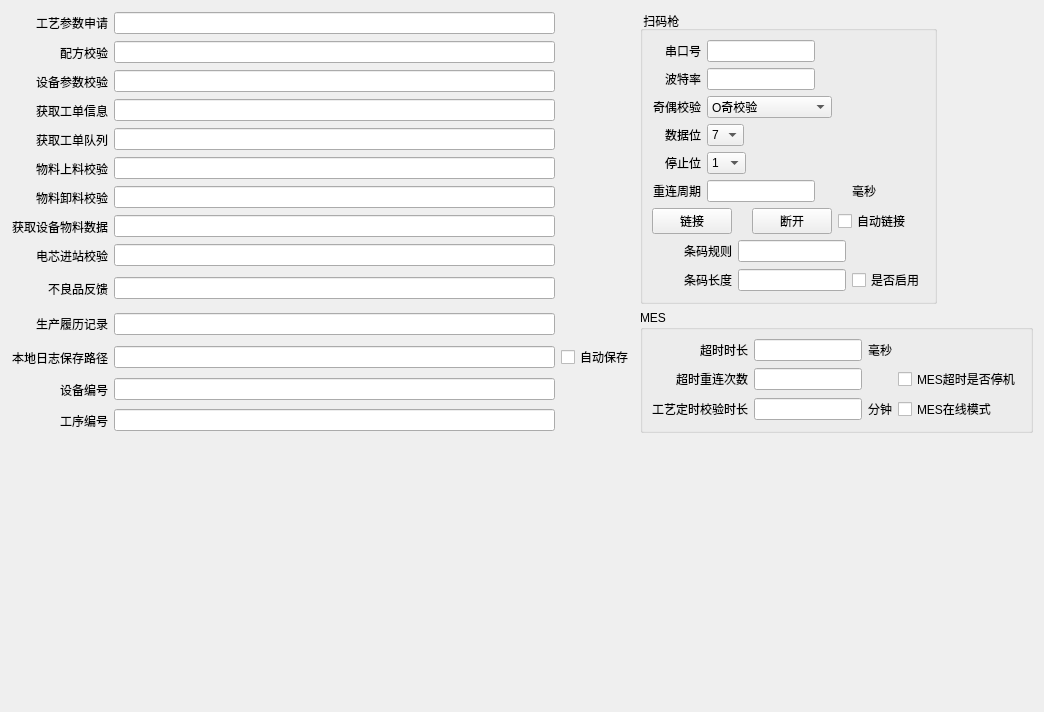
          <widget class="QWidget" name="tab_messetting">
           <attribute name="title">
            <string>设置</string>
           </attribute>
           <layout class="QGridLayout" name="gridLayout_35">
            <item row="0" column="3" rowspan="10" colspan="2">
             <widget class="QGroupBox" name="groupBox_15">
              <property name="sizePolicy">
               <sizepolicy hsizetype="Fixed" vsizetype="Preferred">
                <horstretch>0</horstretch>
                <verstretch>0</verstretch>
               </sizepolicy>
              </property>
              <property name="title">
               <string> 扫码枪</string>
              </property>
              <layout class="QGridLayout" name="gridLayout_33">
               <item row="1" column="2" colspan="4">
                <widget class="QLineEdit" name="leScanBdrate">
                 <property name="sizePolicy">
                  <sizepolicy hsizetype="Fixed" vsizetype="Fixed">
                   <horstretch>0</horstretch>
                   <verstretch>0</verstretch>
                  </sizepolicy>
                 </property>
                </widget>
               </item>
               <item row="0" column="2" colspan="4">
                <widget class="QLineEdit" name="leScanComPort">
                 <property name="sizePolicy">
                  <sizepolicy hsizetype="Fixed" vsizetype="Fixed">
                   <horstretch>0</horstretch>
                   <verstretch>0</verstretch>
                  </sizepolicy>
                 </property>
                </widget>
               </item>
               <item row="0" column="0" colspan="2">
                <widget class="QLabel" name="label_135">
                 <property name="text">
                  <string>串口号</string>
                 </property>
                 <property name="alignment">
                  <set>Qt::AlignRight|Qt::AlignTrailing|Qt::AlignVCenter</set>
                 </property>
                </widget>
               </item>
               <item row="1" column="0" colspan="2">
                <widget class="QLabel" name="label_136">
                 <property name="text">
                  <string>波特率</string>
                 </property>
                 <property name="alignment">
                  <set>Qt::AlignRight|Qt::AlignTrailing|Qt::AlignVCenter</set>
                 </property>
                </widget>
               </item>
               <item row="2" column="0" colspan="2">
                <widget class="QLabel" name="label_139">
                 <property name="text">
                  <string>奇偶校验</string>
                 </property>
                 <property name="alignment">
                  <set>Qt::AlignRight|Qt::AlignTrailing|Qt::AlignVCenter</set>
                 </property>
                </widget>
               </item>
               <item row="2" column="2" colspan="3">
                <widget class="QComboBox" name="cbScCrc">
                 <item>
                  <property name="text">
                   <string>O奇校验</string>
                  </property>
                 </item>
                 <item>
                  <property name="text">
                   <string>E偶校验</string>
                  </property>
                 </item>
                 <item>
                  <property name="text">
                   <string>N无校验</string>
                  </property>
                 </item>
                </widget>
               </item>
               <item row="4" column="0" colspan="2">
                <widget class="QLabel" name="label_138">
                 <property name="text">
                  <string>停止位</string>
                 </property>
                 <property name="alignment">
                  <set>Qt::AlignRight|Qt::AlignTrailing|Qt::AlignVCenter</set>
                 </property>
                </widget>
               </item>
               <item row="5" column="0" colspan="2">
                <widget class="QLabel" name="label_161">
                 <property name="text">
                  <string>重连周期</string>
                 </property>
                 <property name="alignment">
                  <set>Qt::AlignRight|Qt::AlignTrailing|Qt::AlignVCenter</set>
                 </property>
                </widget>
               </item>
               <item row="6" column="0" colspan="3">
                <widget class="QPushButton" name="btScanConnect">
                 <property name="text">
                  <string>链接</string>
                 </property>
                </widget>
               </item>
               <item row="4" column="2" colspan="2">
                <widget class="QComboBox" name="cbScStopBits">
                 <item>
                  <property name="text">
                   <string>1</string>
                  </property>
                 </item>
                 <item>
                  <property name="text">
                   <string>2</string>
                  </property>
                 </item>
                </widget>
               </item>
               <item row="8" column="0" colspan="3">
                <widget class="QLabel" name="label_141">
                 <property name="text">
                  <string>条码长度</string>
                 </property>
                 <property name="alignment">
                  <set>Qt::AlignRight|Qt::AlignTrailing|Qt::AlignVCenter</set>
                 </property>
                </widget>
               </item>
               <item row="8" column="3" colspan="3">
                <widget class="QLineEdit" name="leScanLength">
                 <property name="sizePolicy">
                  <sizepolicy hsizetype="Fixed" vsizetype="Fixed">
                   <horstretch>0</horstretch>
                   <verstretch>0</verstretch>
                  </sizepolicy>
                 </property>
                </widget>
               </item>
               <item row="8" column="6">
                <widget class="QCheckBox" name="chbScRuleCtrl">
                 <property name="text">
                  <string>是否启用</string>
                 </property>
                </widget>
               </item>
               <item row="6" column="5" colspan="2">
                <widget class="QCheckBox" name="chbScAutoConnect">
                 <property name="text">
                  <string>自动链接</string>
                 </property>
                </widget>
               </item>
               <item row="7" column="3" colspan="3">
                <widget class="QLineEdit" name="leScanRules">
                 <property name="sizePolicy">
                  <sizepolicy hsizetype="Fixed" vsizetype="Fixed">
                   <horstretch>0</horstretch>
                   <verstretch>0</verstretch>
                  </sizepolicy>
                 </property>
                </widget>
               </item>
               <item row="3" column="0" colspan="2">
                <widget class="QLabel" name="label_137">
                 <property name="text">
                  <string>数据位</string>
                 </property>
                 <property name="alignment">
                  <set>Qt::AlignRight|Qt::AlignTrailing|Qt::AlignVCenter</set>
                 </property>
                </widget>
               </item>
               <item row="6" column="4">
                <widget class="QPushButton" name="btScanDisConnect">
                 <property name="text">
                  <string>断开</string>
                 </property>
                </widget>
               </item>
               <item row="3" column="2" colspan="2">
                <widget class="QComboBox" name="cbScDataBits">
                 <property name="sizePolicy">
                  <sizepolicy hsizetype="Fixed" vsizetype="Fixed">
                   <horstretch>0</horstretch>
                   <verstretch>0</verstretch>
                  </sizepolicy>
                 </property>
                 <item>
                  <property name="text">
                   <string>7</string>
                  </property>
                 </item>
                 <item>
                  <property name="text">
                   <string>8</string>
                  </property>
                 </item>
                </widget>
               </item>
               <item row="7" column="0" colspan="3">
                <widget class="QLabel" name="label_140">
                 <property name="text">
                  <string>条码规则</string>
                 </property>
                 <property name="alignment">
                  <set>Qt::AlignRight|Qt::AlignTrailing|Qt::AlignVCenter</set>
                 </property>
                </widget>
               </item>
               <item row="5" column="2" colspan="4">
                <widget class="QLineEdit" name="leScanTimeOut">
                 <property name="sizePolicy">
                  <sizepolicy hsizetype="Fixed" vsizetype="Fixed">
                   <horstretch>0</horstretch>
                   <verstretch>0</verstretch>
                  </sizepolicy>
                 </property>
                </widget>
               </item>
               <item row="5" column="6">
                <widget class="QLabel" name="label_162">
                 <property name="text">
                  <string>毫秒</string>
                 </property>
                 <property name="alignment">
                  <set>Qt::AlignLeading|Qt::AlignLeft|Qt::AlignVCenter</set>
                 </property>
                </widget>
               </item>
              </layout>
             </widget>
            </item>
            <item row="10" column="3" rowspan="4" colspan="2">
             <widget class="QGroupBox" name="groupBox_16">
              <property name="sizePolicy">
               <sizepolicy hsizetype="Fixed" vsizetype="Preferred">
                <horstretch>0</horstretch>
                <verstretch>0</verstretch>
               </sizepolicy>
              </property>
              <property name="title">
               <string>MES</string>
              </property>
              <layout class="QGridLayout" name="gridLayout_38">
               <item row="0" column="3">
                <widget class="QLabel" name="label_144">
                 <property name="text">
                  <string>毫秒</string>
                 </property>
                 <property name="alignment">
                  <set>Qt::AlignLeading|Qt::AlignLeft|Qt::AlignVCenter</set>
                 </property>
                </widget>
               </item>
               <item row="1" column="0" colspan="2">
                <widget class="QLabel" name="label_143">
                 <property name="text">
                  <string>超时重连次数</string>
                 </property>
                 <property name="alignment">
                  <set>Qt::AlignRight|Qt::AlignTrailing|Qt::AlignVCenter</set>
                 </property>
                </widget>
               </item>
               <item row="0" column="2">
                <widget class="QLineEdit" name="leMesMaxDelay"/>
               </item>
               <item row="2" column="2">
                <widget class="QLineEdit" name="leMesCraftDelay">
                 <property name="sizePolicy">
                  <sizepolicy hsizetype="Fixed" vsizetype="Fixed">
                   <horstretch>0</horstretch>
                   <verstretch>0</verstretch>
                  </sizepolicy>
                 </property>
                </widget>
               </item>
               <item row="2" column="0" colspan="2">
                <widget class="QLabel" name="label_134">
                 <property name="sizePolicy">
                  <sizepolicy hsizetype="Fixed" vsizetype="Preferred">
                   <horstretch>0</horstretch>
                   <verstretch>0</verstretch>
                  </sizepolicy>
                 </property>
                 <property name="layoutDirection">
                  <enum>Qt::LeftToRight</enum>
                 </property>
                 <property name="text">
                  <string>工艺定时校验时长</string>
                 </property>
                 <property name="alignment">
                  <set>Qt::AlignRight|Qt::AlignTrailing|Qt::AlignVCenter</set>
                 </property>
                </widget>
               </item>
               <item row="2" column="3">
                <widget class="QLabel" name="label_145">
                 <property name="text">
                  <string>分钟</string>
                 </property>
                 <property name="alignment">
                  <set>Qt::AlignLeading|Qt::AlignLeft|Qt::AlignVCenter</set>
                 </property>
                </widget>
               </item>
               <item row="1" column="2">
                <widget class="QLineEdit" name="leMesMaxCnt"/>
               </item>
               <item row="1" column="4">
                <widget class="QCheckBox" name="chbMesDelayStop">
                 <property name="layoutDirection">
                  <enum>Qt::LeftToRight</enum>
                 </property>
                 <property name="text">
                  <string>MES超时是否停机</string>
                 </property>
                </widget>
               </item>
               <item row="2" column="4">
                <widget class="QCheckBox" name="chbMesOnlineMode">
                 <property name="layoutDirection">
                  <enum>Qt::LeftToRight</enum>
                 </property>
                 <property name="text">
                  <string>MES在线模式</string>
                 </property>
                </widget>
               </item>
               <item row="0" column="1">
                <widget class="QLabel" name="label_142">
                 <property name="text">
                  <string>超时时长</string>
                 </property>
                 <property name="alignment">
                  <set>Qt::AlignRight|Qt::AlignTrailing|Qt::AlignVCenter</set>
                 </property>
                </widget>
               </item>
              </layout>
             </widget>
            </item>
            <item row="2" column="1">
             <widget class="QLineEdit" name="leDevInfoAdr"/>
            </item>
            <item row="4" column="0">
             <widget class="QLabel" name="label_126">
              <property name="text">
               <string>获取工单队列</string>
              </property>
              <property name="alignment">
               <set>Qt::AlignRight|Qt::AlignTrailing|Qt::AlignVCenter</set>
              </property>
             </widget>
            </item>
            <item row="3" column="0">
             <widget class="QLabel" name="label_125">
              <property name="text">
               <string>获取工单信息</string>
              </property>
              <property name="alignment">
               <set>Qt::AlignRight|Qt::AlignTrailing|Qt::AlignVCenter</set>
              </property>
             </widget>
            </item>
            <item row="3" column="1">
             <widget class="QLineEdit" name="leOrderAdr"/>
            </item>
            <item row="2" column="0">
             <widget class="QLabel" name="label_124">
              <property name="text">
               <string>设备参数校验</string>
              </property>
              <property name="alignment">
               <set>Qt::AlignRight|Qt::AlignTrailing|Qt::AlignVCenter</set>
              </property>
             </widget>
            </item>
            <item row="0" column="1">
             <widget class="QLineEdit" name="leCraftAdr"/>
            </item>
            <item row="0" column="0">
             <widget class="QLabel" name="label_121">
              <property name="text">
               <string>工艺参数申请</string>
              </property>
              <property name="alignment">
               <set>Qt::AlignRight|Qt::AlignTrailing|Qt::AlignVCenter</set>
              </property>
             </widget>
            </item>
            <item row="1" column="0">
             <widget class="QLabel" name="label_123">
              <property name="text">
               <string>配方校验</string>
              </property>
              <property name="alignment">
               <set>Qt::AlignRight|Qt::AlignTrailing|Qt::AlignVCenter</set>
              </property>
             </widget>
            </item>
            <item row="1" column="1">
             <widget class="QLineEdit" name="leFormulaAdr"/>
            </item>
            <item row="6" column="0">
             <widget class="QLabel" name="label_128">
              <property name="text">
               <string>物料卸料校验</string>
              </property>
              <property name="alignment">
               <set>Qt::AlignRight|Qt::AlignTrailing|Qt::AlignVCenter</set>
              </property>
             </widget>
            </item>
            <item row="6" column="1">
             <widget class="QLineEdit" name="leUnloadAdr"/>
            </item>
            <item row="5" column="0">
             <widget class="QLabel" name="label_127">
              <property name="text">
               <string>物料上料校验</string>
              </property>
              <property name="alignment">
               <set>Qt::AlignRight|Qt::AlignTrailing|Qt::AlignVCenter</set>
              </property>
             </widget>
            </item>
            <item row="4" column="1">
             <widget class="QLineEdit" name="leOrderListAdr"/>
            </item>
            <item row="5" column="1">
             <widget class="QLineEdit" name="leLoadAdr"/>
            </item>
            <item row="7" column="1">
             <widget class="QLineEdit" name="leMaterialAdr"/>
            </item>
            <item row="7" column="0">
             <widget class="QLabel" name="label_129">
              <property name="text">
               <string>获取设备物料数据</string>
              </property>
              <property name="alignment">
               <set>Qt::AlignRight|Qt::AlignTrailing|Qt::AlignVCenter</set>
              </property>
             </widget>
            </item>
            <item row="8" column="1">
             <widget class="QLineEdit" name="leEnterAdr"/>
            </item>
            <item row="8" column="0">
             <widget class="QLabel" name="label_130">
              <property name="text">
               <string>电芯进站校验</string>
              </property>
              <property name="alignment">
               <set>Qt::AlignRight|Qt::AlignTrailing|Qt::AlignVCenter</set>
              </property>
             </widget>
            </item>
            <item row="10" column="0">
             <widget class="QLabel" name="label_132">
              <property name="text">
               <string> 生产履历记录</string>
              </property>
              <property name="alignment">
               <set>Qt::AlignRight|Qt::AlignTrailing|Qt::AlignVCenter</set>
              </property>
             </widget>
            </item>
            <item row="10" column="1">
             <widget class="QLineEdit" name="leExitAdr"/>
            </item>
            <item row="9" column="1">
             <widget class="QLineEdit" name="leNGAdr"/>
            </item>
            <item row="9" column="0">
             <widget class="QLabel" name="label_131">
              <property name="text">
               <string>不良品反馈</string>
              </property>
              <property name="alignment">
               <set>Qt::AlignRight|Qt::AlignTrailing|Qt::AlignVCenter</set>
              </property>
             </widget>
            </item>
            <item row="13" column="0">
             <widget class="QLabel" name="label_122">
              <property name="text">
               <string>工序编号</string>
              </property>
              <property name="alignment">
               <set>Qt::AlignRight|Qt::AlignTrailing|Qt::AlignVCenter</set>
              </property>
             </widget>
            </item>
            <item row="11" column="1">
             <widget class="QLineEdit" name="leFtpPath"/>
            </item>
            <item row="12" column="0">
             <widget class="QLabel" name="label_120">
              <property name="text">
               <string>设备编号</string>
              </property>
              <property name="alignment">
               <set>Qt::AlignRight|Qt::AlignTrailing|Qt::AlignVCenter</set>
              </property>
             </widget>
            </item>
            <item row="11" column="0">
             <widget class="QLabel" name="label_133">
              <property name="text">
               <string>本地日志保存路径</string>
              </property>
              <property name="alignment">
               <set>Qt::AlignRight|Qt::AlignTrailing|Qt::AlignVCenter</set>
              </property>
             </widget>
            </item>
            <item row="12" column="1">
             <widget class="QLineEdit" name="leDevCodeW"/>
            </item>
            <item row="13" column="1">
             <widget class="QLineEdit" name="leProcessNumW"/>
            </item>
            <item row="15" column="0" colspan="4">
             <spacer name="horizontalSpacer_61">
              <property name="orientation">
               <enum>Qt::Horizontal</enum>
              </property>
              <property name="sizeHint" stdset="0">
               <size>
                <width>823</width>
                <height>20</height>
               </size>
              </property>
             </spacer>
            </item>
            <item row="14" column="4">
             <spacer name="verticalSpacer_14">
              <property name="orientation">
               <enum>Qt::Vertical</enum>
              </property>
              <property name="sizeHint" stdset="0">
               <size>
                <width>20</width>
                <height>239</height>
               </size>
              </property>
             </spacer>
            </item>
            <item row="11" column="2">
             <widget class="QCheckBox" name="chbAutoLogs">
              <property name="text">
               <string>自动保存</string>
              </property>
             </widget>
            </item>
            <item row="14" column="2">
             <spacer name="verticalSpacer_12">
              <property name="orientation">
               <enum>Qt::Vertical</enum>
              </property>
              <property name="sizeHint" stdset="0">
               <size>
                <width>20</width>
                <height>248</height>
               </size>
              </property>
             </spacer>
            </item>
           </layout>
          </widget>
